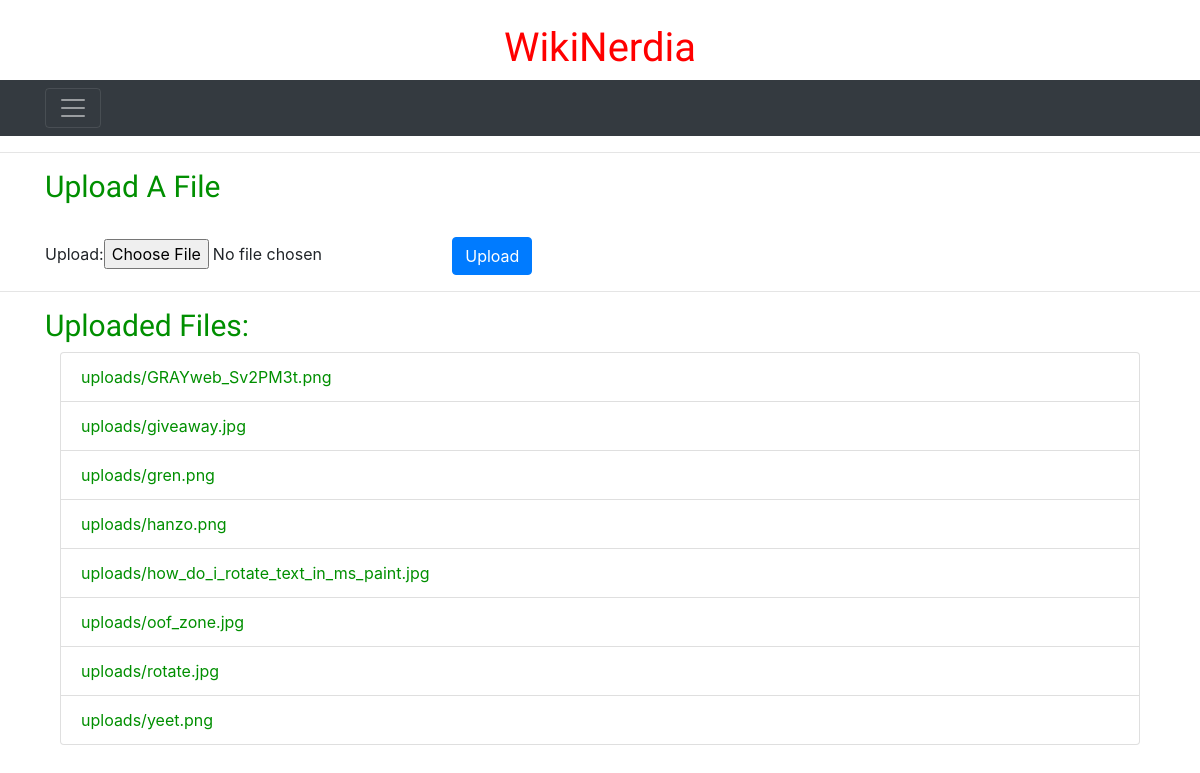
Page /wiki/upload/ (signed in) on the earlier database version.
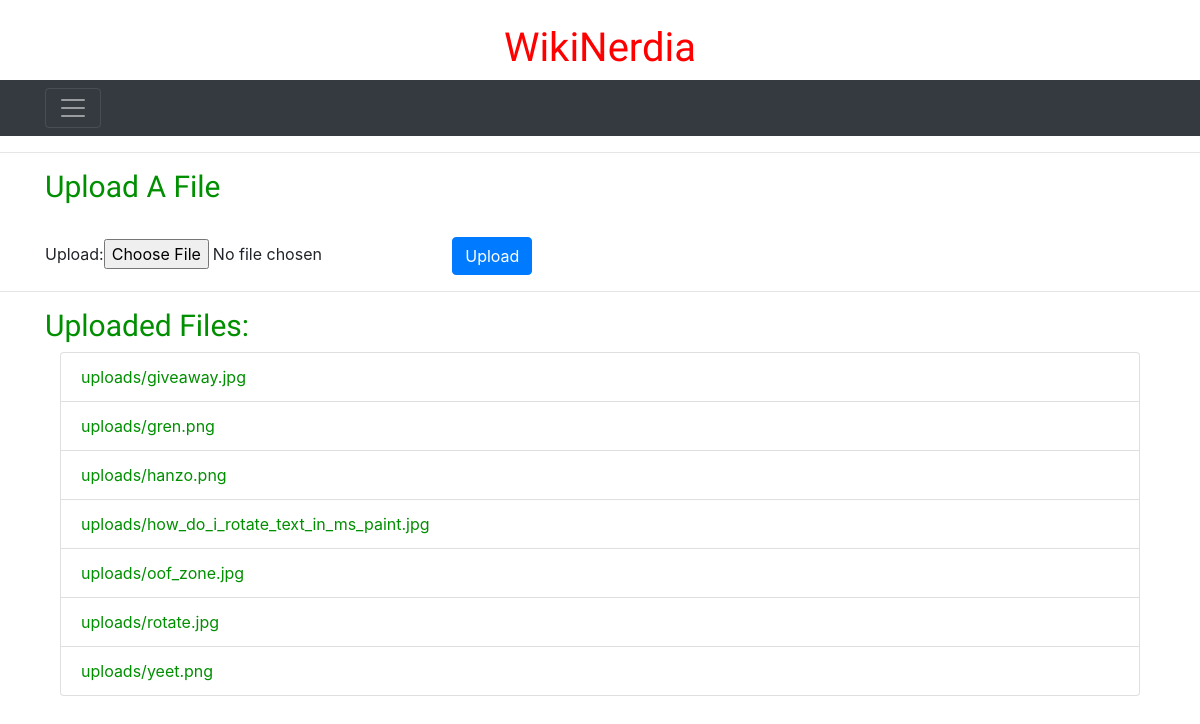
Same page on the later database version.
### wiki/models.py (models this page shows, shortened)
class UserFileUpload(models.Model):
    upload = models.FileField(upload_to='uploads/')

### wiki/views.py (the view)
# urls.py: path('upload/', views.upload_file, name='upload_page' ),
@login_required(login_url='wiki:login')
def upload_file(request):
    context = {}
    if request.method == 'POST':
        form = UploadFileForm(request.POST, request.FILES)
        if form.is_valid():
            form.save()
    else:
        form = UploadFileForm()
    context['form'] = form
    context['files'] = UserFileUpload.objects.all().order_by('upload')
    return render(request, 'wiki/upload.html', context)

### wiki/forms.py
class UploadFileForm(ModelForm):
    class Meta:
        model = UserFileUpload
        fields = ['upload' ]

### wiki/templates/wiki/upload.html (shortened to what this page needs)
{% extends 'wiki/base.html' %}
{% load static %}
{% block content %}
{% block contentTitle %}
<section>
    <nav class="navbar navbar-dark bg-dark">
        <div class="container">
            <button class="navbar-toggler" type="button" data-toggle="collapse"
                data-target="#navbarToggleExternalContent" aria-controls="navbarToggleExternalContent"
                aria-expanded="false" aria-label="Toggle navigation">
                <span class="navbar-toggler-icon"></span>
            </button>
        </div>
    </nav>
</section>
<hr />
<section>
    <div class="container">
        <h2 style="font-size: 30px;">Upload A File</h2><br>
        <form method='POST' enctype='multipart/form-data' action="{% url 'wiki:upload_page' %}">
            {{form}}
            <input class="btn btn-primary" type='submit' value="Upload">
        </form>
    </div>
</section>
<hr />
<section>
    <div class="container">
        <h2 style="font-size: 30px;">Uploaded Files:</h2>
        <div class="container">
            {% if files %}
            <ul class="list-group" id="listorder">
                {% for file in files %}
                <li class="list-group-item"><a href="{{file.upload.url}}">{{file.upload.name}}</a></li>
                {% endfor %}
            </ul>
            {% else %}
            <p>No uploaded files</p>
            {% endif %}
        </div>
    </div>
</section>
{% endblock %}
{% endblock %}

### wiki/templates/wiki/base.html (shortened to what this page needs)
{% load static %}
<!DOCTYPE html>
<html>
<head>
    <header>
        <link rel="stylesheet" href="https://stackpath.bootstrapcdn.com/bootstrap/4.3.1/css/bootstrap.min.css"
>
        <link rel="stylesheet" type="text/css" href="{% static 'wiki/style.css' %}">
        <link href="https://fonts.googleapis.com/css?family=Days+One" rel="stylesheet"><br>
        <h1 style="text-align: center; color: red;">WikiNerdia</h1>
    </header>
</head>
    {% block content %}No content provided{% endblock %}
<body>
</body>
</html>

### wiki/static/wiki/style.css (style rules this page uses)
li a { color: rgb(0, 143, 0); }
body { background: rgb(255, 255, 255); }
h1 { font-family: 'Days One', sans-serif; }
h2 { font-family: 'Days One', sans-serif; font-size: 15px; color: rgb(0, 143, 0); }

Differences in the rows shown:
removed UserFileUpload: upload.name "uploads/GRAYweb_Sv2PM3t.png"
